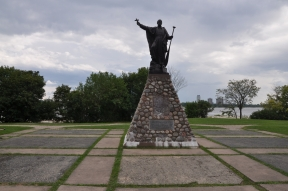
//> input picture images/brebeuf1.jpg, 288 x 191 px
$ ./stereoMatcher   (built with g++ and OpenCV 4)
//> lines starting //> are read from the running program, lines starting //| are printed output that depends on the picture
### Chapter11/robustMatcher.h
// [17 lines of licence text are left out]

#if !defined MATCHER
#define MATCHER

#include <iostream>
#include <vector>
#include <opencv2/core.hpp>
#include <opencv2/imgproc.hpp>
#include <opencv2/highgui.hpp>
#include <opencv2/features2d.hpp>
#include <opencv2/calib3d.hpp>
#include <opencv2/xfeatures2d.hpp>

#define NOCHECK      0
#define CROSSCHECK   1
#define RATIOCHECK   2
#define BOTHCHECK    3

class RobustMatcher {

  private:

	  // pointer to the feature point detector object
	  cv::Ptr<cv::FeatureDetector> detector;
	  // pointer to the feature descriptor extractor object
	  cv::Ptr<cv::DescriptorExtractor> descriptor;
	  int normType;
	  float ratio; // max ratio between 1st and 2nd NN
	  bool refineF; // if true will refine the F matrix
	  bool refineM; // if true will refine the matches (will refine F also)
	  double distance; // min distance to epipolar
	  double confidence; // confidence level (probability)

  public:

	  RobustMatcher(const cv::Ptr<cv::FeatureDetector> &detector,
		            const cv::Ptr<cv::DescriptorExtractor> &descriptor= cv::Ptr<cv::DescriptorExtractor>())
		  : detector(detector), descriptor(descriptor),normType(cv::NORM_L2),
		    ratio(0.8f), refineF(true), refineM(true), confidence(0.98), distance(1.0) {

		// in this case use the associated descriptor
		if (!this->descriptor) {
			this->descriptor = this->detector;
		}
	  }

	  // Set the feature detector
	  // [122 lines left out: functions setFeatureDetector, setDescriptorExtractor, setNormType, setMinDistanceToEpipolar, setConfidenceLevel, setRatio and 5 more, not called in this run]

	  // Identify good matches using RANSAC
	  // Return fundamental matrix and output matches
	  cv::Mat ransacTest(const std::vector<cv::DMatch>& matches,
		                 std::vector<cv::KeyPoint>& keypoints1,
						 std::vector<cv::KeyPoint>& keypoints2,
					     std::vector<cv::DMatch>& outMatches) {

		// Convert keypoints into Point2f
		std::vector<cv::Point2f> points1, points2;

		for (std::vector<cv::DMatch>::const_iterator it= matches.begin();
			 it!= matches.end(); ++it) {

			 // Get the position of left keypoints
			 points1.push_back(keypoints1[it->queryIdx].pt);
			 // Get the position of right keypoints
			 points2.push_back(keypoints2[it->trainIdx].pt);
	    }

		// Compute F matrix using RANSAC
		std::vector<uchar> inliers(points1.size(),0);
		cv::Mat fundamental= cv::findFundamentalMat(
			points1,points2, // matching points
		    inliers,         // match status (inlier or outlier)
		    cv::FM_RANSAC,   // RANSAC method
		    distance,        // distance to epipolar line
		    confidence);     // confidence probability

		// extract the surviving (inliers) matches
		std::vector<uchar>::const_iterator itIn= inliers.begin();
		std::vector<cv::DMatch>::const_iterator itM= matches.begin();
		// for all matches
		for ( ;itIn!= inliers.end(); ++itIn, ++itM) {

			if (*itIn) { // it is a valid match

				outMatches.push_back(*itM);
			}
		}

		if (refineF || refineM) {
		// The F matrix will be recomputed with all accepted matches

			// Convert keypoints into Point2f for final F computation
			points1.clear();
			points2.clear();

			for (std::vector<cv::DMatch>::const_iterator it= outMatches.begin();
				 it!= outMatches.end(); ++it) {

				 // Get the position of left keypoints
				 points1.push_back(keypoints1[it->queryIdx].pt);
				 // Get the position of right keypoints
				 points2.push_back(keypoints2[it->trainIdx].pt);
			}

			// Compute 8-point F from all accepted matches
			fundamental= cv::findFundamentalMat(
				points1,points2, // matching points
				cv::FM_8POINT); // 8-point method

			if (refineM) {

				std::vector<cv::Point2f> newPoints1, newPoints2;
				// refine the matches
				correctMatches(fundamental,             // F matrix
					           points1, points2,        // original position
							   newPoints1, newPoints2); // new position
				for (int i=0; i< points1.size(); i++) {

					std::cout << "(" << keypoints1[outMatches[i].queryIdx].pt.x
						      << "," << keypoints1[outMatches[i].queryIdx].pt.y
							  << ") -> ";
					std::cout << "(" << newPoints1[i].x
						      << "," << newPoints1[i].y << std::endl;
					std::cout << "(" << keypoints2[outMatches[i].trainIdx].pt.x
						      << "," << keypoints2[outMatches[i].trainIdx].pt.y
							  << ") -> ";
					std::cout << "(" << newPoints2[i].x
						      << "," << newPoints2[i].y << std::endl;

					keypoints1[outMatches[i].queryIdx].pt.x= newPoints1[i].x;
					keypoints1[outMatches[i].queryIdx].pt.y= newPoints1[i].y;
					keypoints2[outMatches[i].trainIdx].pt.x= newPoints2[i].x;
					keypoints2[outMatches[i].trainIdx].pt.y= newPoints2[i].y;
				}
			}
		}


		return fundamental;
	  }

	  // Match feature points using RANSAC
	  // returns fundamental matrix and output match set
	  cv::Mat match(cv::Mat& image1, cv::Mat& image2, // input images
		  std::vector<cv::DMatch>& matches, // output matches and keypoints
		  std::vector<cv::KeyPoint>& keypoints1, std::vector<cv::KeyPoint>& keypoints2,
		  int check=CROSSCHECK) {  // check type (symmetry or ratio or none or both)

		// 1. Detection of the feature points
		detector->detect(image1,keypoints1);
		detector->detect(image2,keypoints2);

		std::cout << "Number of feature points (1): " << keypoints1.size() << std::endl;
		std::cout << "Number of feature points (2): " << keypoints2.size() << std::endl;

		// 2. Extraction of the feature descriptors
		cv::Mat descriptors1, descriptors2;
		descriptor->compute(image1,keypoints1,descriptors1);
		descriptor->compute(image2,keypoints2,descriptors2);

		std::cout << "descriptor matrix size: " << descriptors1.rows << " by " << descriptors1.cols << std::endl;

		// 3. Match the two image descriptors
		//    (optionaly apply some checking method)

		// Construction of the matcher with crosscheck
		cv::BFMatcher matcher(normType,            //distance measure
	                          check==CROSSCHECK);  // crosscheck flag

		// vectors of matches
        std::vector<std::vector<cv::DMatch> > matches1;
        std::vector<std::vector<cv::DMatch> > matches2;
	    std::vector<cv::DMatch> outputMatches;

		// call knnMatch if ratio check is required
		if (check==RATIOCHECK || check==BOTHCHECK) {
			// from image 1 to image 2
			// based on k nearest neighbours (with k=2)
			matcher.knnMatch(descriptors1,descriptors2,
				matches1, // vector of matches (up to 2 per entry)
				2);		  // return 2 nearest neighbours

			std::cout << "Number of matched points 1->2: " << matches1.size() << std::endl;

			if (check==BOTHCHECK) {
				// from image 2 to image 1
				// based on k nearest neighbours (with k=2)
				matcher.knnMatch(descriptors2,descriptors1,
					matches2, // vector of matches (up to 2 per entry)
					2);		  // return 2 nearest neighbours

				std::cout << "Number of matched points 2->1: " << matches2.size() << std::endl;
			}

		}

		// select check method
		switch (check) {

			case CROSSCHECK:
				matcher.match(descriptors1,descriptors2,outputMatches);
				std::cout << "Number of matched points 1->2 (after cross-check): " << outputMatches.size() << std::endl;
				break;
			case RATIOCHECK:
				ratioTest(matches1,outputMatches);
				std::cout << "Number of matched points 1->2 (after ratio test): " << outputMatches.size() << std::endl;
				break;
			case BOTHCHECK:
				ratioAndSymmetryTest(matches1,matches2,outputMatches);
				std::cout << "Number of matched points 1->2 (after ratio and cross-check): " << outputMatches.size() << std::endl;
				break;
			case NOCHECK:
			default:
				matcher.match(descriptors1,descriptors2,outputMatches);
				std::cout << "Number of matched points 1->2: " << outputMatches.size() << std::endl;
				break;
		}

		// 4. Validate matches using RANSAC
		cv::Mat fundamental= ransacTest(outputMatches, keypoints1, keypoints2, matches);
		std::cout << "Number of matched points (after RANSAC): " << matches.size() << std::endl;

		// return the found fundamental matrix
		return fundamental;
	}

	 // Match feature points using RANSAC
	 // returns fundamental matrix and output match set
     // this is the simplified version presented in the book
	  // [30 lines left out: function matchBook, not called in this run]

};

#endif

### Chapter11/stereoMatcher.cpp
// [17 lines of licence text are left out]

#include <iostream>
#include <vector>
#include <numeric>
#include <opencv2/core.hpp>
#include <opencv2/imgproc.hpp>
#include <opencv2/highgui.hpp>
#include <opencv2/features2d.hpp>
#include <opencv2/calib3d.hpp>
#include <opencv2/objdetect.hpp>
#include <opencv2/xfeatures2d.hpp>
#include <opencv2/viz.hpp>
#include "robustMatcher.h"

int main()
{
	// Read input images
	cv::Mat image1= cv::imread("brebeuf1.jpg",0);
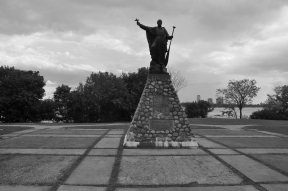
//> image1: 191 rows x 288 cols, CV_8UC1; min 0, max 245, mean 126.8
	cv::Mat image2= cv::imread("brebeuf2.jpg",0);
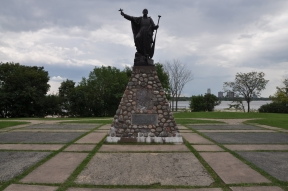
//> input picture images/brebeuf2.jpg, 288 x 191 px
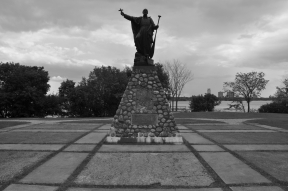
//> image2: 191 rows x 288 cols, CV_8UC1; min 0, max 241, mean 121
	if (!image1.data || !image2.data)
		return 0;

	// Prepare the matcher (with default parameters)
	// here SIFT detector and descriptor
	RobustMatcher rmatcher(cv::xfeatures2d::SIFT::create(250));

	// Match the two images
	std::vector<cv::DMatch> matches;

	std::vector<cv::KeyPoint> keypoints1, keypoints2;
	cv::Mat fundamental = rmatcher.match(image1, image2, matches,
		keypoints1, keypoints2);
//> in match, `detector->detect(image1,keypoints1);`: keypoints1 = 250 keypoints; strongest (x, y, size): (158, 40, 17.2), (159, 22, 3.4), (49, 92, 9.1), (171, 38, 2.7)
//> in match, `detector->detect(image2,keypoints2);`: keypoints2 = 250 keypoints; strongest (x, y, size): (143, 30, 17.9), (53, 88, 9.2), (145, 12, 3.5), (48, 93, 3.3)
//| Number of feature points (1): 250
//| Number of feature points (2): 250
//| descriptor matrix size: 250 by 128
//> in match, `matcher.match(descriptors1,descriptors2,outputMatches);`: outputMatches = 125 matches
//| Number of matched points 1->2 (after cross-check): 125
//> the loop in ransacTest, `for (std::vector<cv::DMatch>::const_iterator it= matches.begin(); it!=..` made 125 passes
//> after the loop in ransacTest, `for (std::vector<cv::DMatch>::const_iterator it= matches.begin();`: points1 = 125 Points (x, y), first 12: [152.1, 146.4], [247.1, 96.96], [9.95, 65.95], [247, 112.3], [12.08, 68.64], [246.4, 180.7], [27.2, 69.65], [243.5, 109.1], [31.33, 81.08], [36.91, 126.7], [241.8, 90.19], [240.8, 105.5]; points2 = 125 Points (x, y), first 12: [133.8, 142.1], [255.2, 90.24], [14.92, 61.92], [255.1, 105.7], [17.11, 64.49], [217.7, 181.6], [32.03, 65.44], [251.4, 102.4], [35.65, 76.67], [170.1, 76.97], [250.2, 83.21], [248.2, 99.39]
//> in ransacTest, `cv::Mat fundamental= cv::findFundamentalMat( points1,points2, inliers,..`: inliers = 125 values, max 1 at index 0, min 0 at index 5, mean 0.76; fundamental = [[-2.2e-06, 0.00043, -0.0501], [-0.000481, 2.15e-05, 0.282], [0.055, -0.28, 1]]
//> the loop in ransacTest, `for ( ;itIn!= inliers.end(); ++itIn, ++itM)` made 125 passes
//> after the loop in ransacTest, `for ( ;itIn!= inliers.end(); ++itIn, ++itM)`: outMatches = 95 matches
//> the loop in ransacTest, `for (std::vector<cv::DMatch>::const_iterator it= outMatches.begin(); i..` made 95 passes
//> after the loop in ransacTest, `for (std::vector<cv::DMatch>::const_iterator it= outMatches.begin();`: points1 = 95 Points (x, y), first 12: [152.1, 146.4], [247.1, 96.96], [9.95, 65.95], [247, 112.3], [12.08, 68.64], [27.2, 69.65], [243.5, 109.1], [31.33, 81.08], [241.8, 90.19], [240.8, 105.5], [40.27, 74.05], [43.28, 84.13]; points2 = 95 Points (x, y), first 12: [133.8, 142.1], [255.2, 90.24], [14.92, 61.92], [255.1, 105.7], [17.11, 64.49], [32.03, 65.44], [251.4, 102.4], [35.65, 76.67], [250.2, 83.21], [248.2, 99.39], [44.93, 69.33], [46.99, 79.46]
//> in ransacTest, `fundamental= cv::findFundamentalMat( points1,points2, cv::FM_8POINT);`: fundamental = [[-1.99e-06, 0.000435, -0.0516], [-0.000496, 1.22e-05, 0.3], [0.0576, -0.297, 1]]
//> in ransacTest, `correctMatches(fundamental, points1, points2, newPoints1, newPoints2);`: newPoints1 = 95 Points (x, y), first 12: [152.1, 146.5], [247.1, 97.09], [9.96, 65.9], [247, 112.2], [12.09, 68.57], [27.2, 69.67], [243.5, 109], [31.32, 81.15], [241.8, 90.25], [240.8, 105.8], [40.27, 73.94], [43.28, 84.17]; newPoints2 = 95 Points (x, y), first 12: [133.7, 142], [255.2, 90.12], [14.92, 61.97], [255.1, 105.8], [17.1, 64.56], [32.03, 65.42], [251.4, 102.5], [35.66, 76.61], [250.2, 83.15], [248.3, 99.16], [44.92, 69.44], [46.99, 79.42]
//> the loop in ransacTest, `for (int i=0; i< points1.size(); i++)` made 95 passes
//| (152.084,146.401) -> (152.089,146.491
//| (133.748,142.088) -> (133.743,142.003
//| (247.102,96.9637) -> (247.093,97.0897
//| (255.195,90.2378) -> (255.202,90.116
//> (the first 4 of 16 printed lines)
//> (output is shown up to pass 8 of 95)
//> after the loop in ransacTest, `for (int i=0; i< points1.size(); i++)`: keypoints2 = 250 keypoints; strongest (x, y, size): (143, 30, 17.9), (53, 88, 9.2), (145, 11, 3.5), (48, 93, 3.3)
//> in match, `cv::Mat fundamental= ransacTest(outputMatches, keypoints1, keypoints2,..`: matches = 95 matches
//| Number of matched points (after RANSAC): 95
//> matches = 95 matches

	// draw the matches
	cv::Mat imageMatches;
//> (the run ends here: the program needs code that is not available in this run, at `cv::drawMatches(image1, keypoints1,`)
